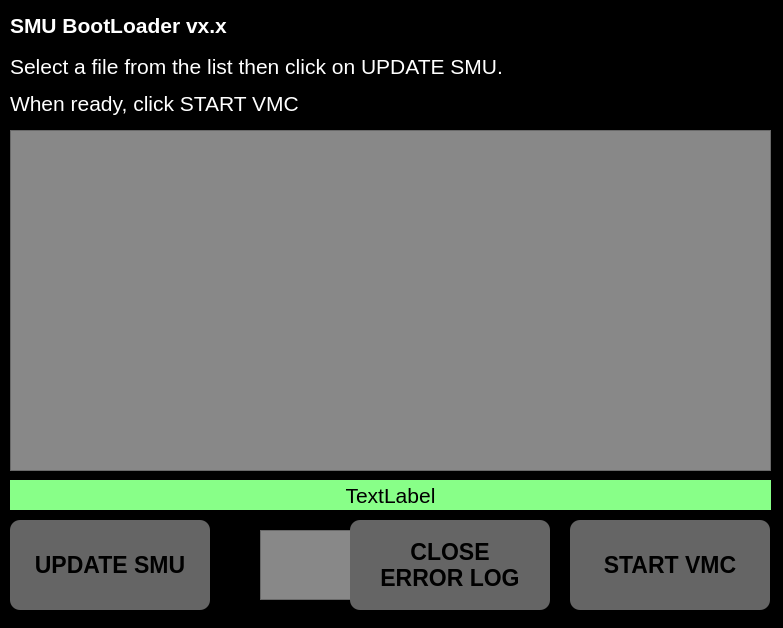
<?xml version="1.0" encoding="UTF-8"?>
<ui version="4.0">
 <class>MainWindow</class>
 <widget class="QMainWindow" name="MainWindow">
  <property name="geometry">
   <rect>
    <x>0</x>
    <y>0</y>
    <width>783</width>
    <height>628</height>
   </rect>
  </property>
  <property name="font">
   <font>
    <pointsize>13</pointsize>
   </font>
  </property>
  <property name="windowTitle">
   <string>MainWindow</string>
  </property>
  <property name="styleSheet">
   <string notr="true">background-color:#000; color:#fff</string>
  </property>
  <widget class="QWidget" name="centralWidget">
   <widget class="QListWidget" name="lbFileList">
    <property name="geometry">
     <rect>
      <x>10</x>
      <y>130</y>
      <width>761</width>
      <height>341</height>
     </rect>
    </property>
    <property name="font">
     <font>
      <pointsize>16</pointsize>
     </font>
    </property>
    <property name="styleSheet">
     <string notr="true">background-color:#888; color:#fff</string>
    </property>
   </widget>
   <widget class="QLabel" name="labVersion">
    <property name="geometry">
     <rect>
      <x>10</x>
      <y>10</y>
      <width>761</width>
      <height>31</height>
     </rect>
    </property>
    <property name="font">
     <font>
      <pointsize>16</pointsize>
      <weight>75</weight>
      <bold>true</bold>
     </font>
    </property>
    <property name="styleSheet">
     <string notr="true">color:#fff;</string>
    </property>
    <property name="text">
     <string>SMU BootLoader vx.x</string>
    </property>
   </widget>
   <widget class="QPushButton" name="btnStartVMC">
    <property name="geometry">
     <rect>
      <x>570</x>
      <y>520</y>
      <width>200</width>
      <height>90</height>
     </rect>
    </property>
    <property name="font">
     <font>
      <pointsize>17</pointsize>
      <weight>75</weight>
      <bold>true</bold>
     </font>
    </property>
    <property name="styleSheet">
     <string notr="true">background-color:#656565; color:#000; border-radius:10px;</string>
    </property>
    <property name="text">
     <string>START VMC</string>
    </property>
   </widget>
   <widget class="QPushButton" name="btnUpdateSMU">
    <property name="geometry">
     <rect>
      <x>10</x>
      <y>520</y>
      <width>200</width>
      <height>90</height>
     </rect>
    </property>
    <property name="font">
     <font>
      <pointsize>17</pointsize>
      <weight>75</weight>
      <bold>true</bold>
     </font>
    </property>
    <property name="styleSheet">
     <string notr="true">background-color:#656565; color:#000; border-radius:10px;</string>
    </property>
    <property name="text">
     <string>UPDATE SMU</string>
    </property>
   </widget>
   <widget class="QPlainTextEdit" name="logPanel">
    <property name="geometry">
     <rect>
      <x>260</x>
      <y>530</y>
      <width>104</width>
      <height>70</height>
     </rect>
    </property>
    <property name="font">
     <font>
      <pointsize>16</pointsize>
     </font>
    </property>
    <property name="styleSheet">
     <string notr="true">background-color:#888; color:#fff</string>
    </property>
    <property name="readOnly">
     <bool>true</bool>
    </property>
   </widget>
   <widget class="QPushButton" name="btnCloseErrorLog">
    <property name="geometry">
     <rect>
      <x>350</x>
      <y>520</y>
      <width>200</width>
      <height>90</height>
     </rect>
    </property>
    <property name="font">
     <font>
      <pointsize>17</pointsize>
      <weight>75</weight>
      <bold>true</bold>
     </font>
    </property>
    <property name="styleSheet">
     <string notr="true">background-color:#656565; color:#000; border-radius:10px;</string>
    </property>
    <property name="text">
     <string>CLOSE
ERROR LOG</string>
    </property>
   </widget>
   <widget class="QLabel" name="labIntro">
    <property name="geometry">
     <rect>
      <x>10</x>
      <y>50</y>
      <width>581</width>
      <height>71</height>
     </rect>
    </property>
    <property name="sizePolicy">
     <sizepolicy hsizetype="Maximum" vsizetype="Preferred">
      <horstretch>0</horstretch>
      <verstretch>0</verstretch>
     </sizepolicy>
    </property>
    <property name="font">
     <font>
      <pointsize>16</pointsize>
     </font>
    </property>
    <property name="text">
     <string>&lt;html&gt;&lt;head/&gt;&lt;body&gt;&lt;p&gt;Select a file from the list then click on UPDATE SMU.&lt;/p&gt;&lt;p&gt;When ready, click START VMC&lt;/p&gt;&lt;/body&gt;&lt;/html&gt;</string>
    </property>
   </widget>
   <widget class="QLabel" name="labError">
    <property name="geometry">
     <rect>
      <x>10</x>
      <y>480</y>
      <width>761</width>
      <height>30</height>
     </rect>
    </property>
    <property name="font">
     <font>
      <pointsize>16</pointsize>
     </font>
    </property>
    <property name="styleSheet">
     <string notr="true">background-color:#8f8; color:#000</string>
    </property>
    <property name="text">
     <string>TextLabel</string>
    </property>
    <property name="alignment">
     <set>Qt::AlignCenter</set>
    </property>
   </widget>
  </widget>
 </widget>
 <layoutdefault spacing="6" margin="11"/>
 <resources/>
 <connections/>
</ui>
